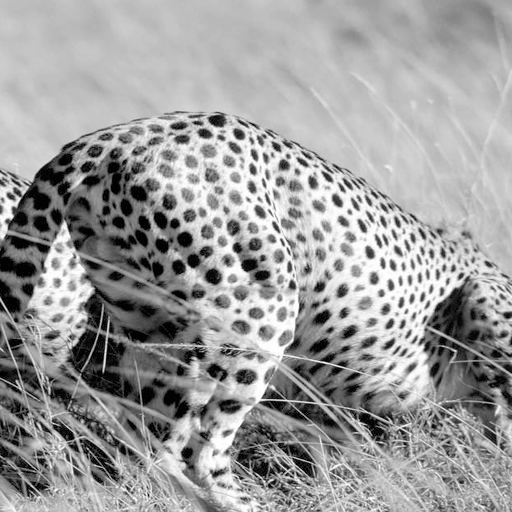
%> input picture lab/lab5/cheetah.png, 512 x 512 px
$ octave IP5_partb.m   (GNU Octave 9; MATLAB toolbox functions it lacks are replaced by stand-ins)
%> lines starting %> are read from the running program, lines starting %| are printed output that depends on the picture
i1=imread('cheetah.png');
%> i1 is the input picture: size 512x512x3 uint8; min 0, max 255, mean 156.9
i1=rgb2gray(i1);
%> i1: size 512x512 uint8
figure,

subplot(2,4,1);imshow(i1);title('cheetah');
f1=fft2(i1);
f1s = fftshift(fft2(i1));
magnitude1 = abs(f1);
magnitude1s = log(abs(f1s)+1);
subplot(2,4,2);imshow(magnitude1s,[]),title('cheetah magnitude');
phase1=angle(f1);
phase1s = angle(f1s);
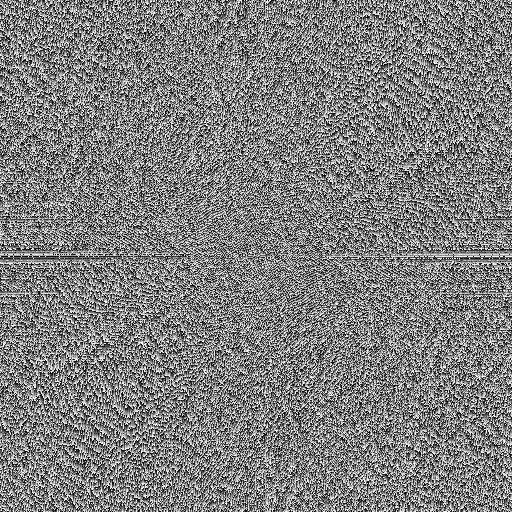
%> phase1s: size 512x512 double; min -3.14, max 3.14, mean 1.2e-05; mean of the top-left, top-right, bottom-left and bottom-right quarters 0.0035, -0.00159, -0.00373, 0.00187; drawn with min black and max white
subplot(2,4,3);imshow(phase1s,[]),title('cheetah phase');

i2=imread('zebra.png');
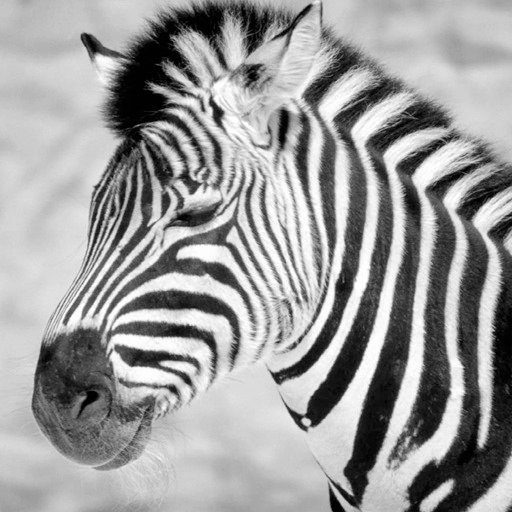
%> input picture lab/lab5/zebra.png, 512 x 512 px
%> i2 is the input picture: size 512x512x3 uint8; min 0, max 255, mean 155.2
i2=rgb2gray(i2);
%> i2: size 512x512 uint8

subplot(2,4,5);imshow(i2);title('Zebra');
f2 = fft2(i2);
f2s = fftshift(fft2(i2));
magnitude2 = abs(f2);
magnitude2s= abs(f2s);
magnitude2s = log(magnitude2s+1);
subplot(2,4,6);imshow(magnitude2s,[]),title('zebra magnitude');
phase2=angle(f2);
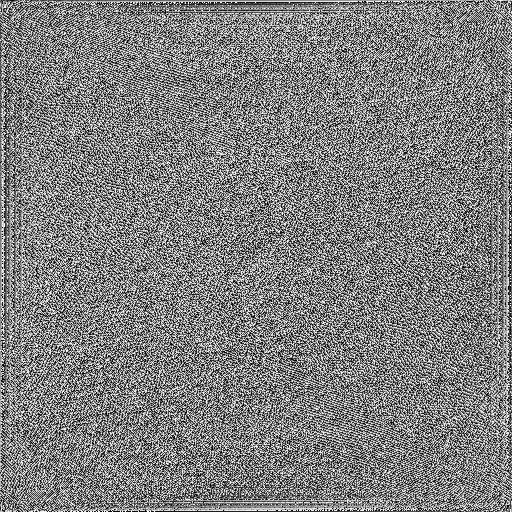
%> phase2: size 512x512 double; min -3.14, max 3.14, mean 8.67e-19; drawn with min black and max white
phase2s=angle(f2s);
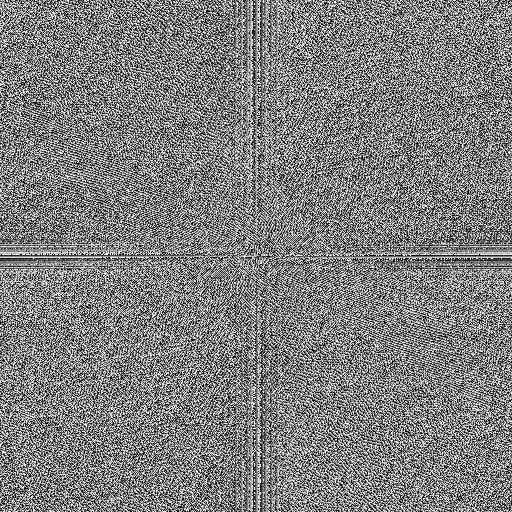
%> phase2s: size 512x512 double; min -3.14, max 3.14, mean -1.08e-19; drawn with min black and max white
subplot(2,4,7);imshow(phase2s,[]),title('zebra phase');

combine1 = magnitude1 .* (cos(phase2)+ 1i*sin(phase2));
combine1 = ifft2(combine1);
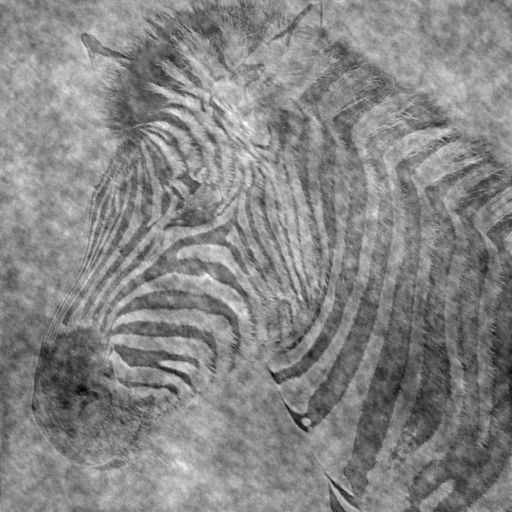
%> combine1: size 512x512 double; min -110.3, max 398.7, mean 156.9; drawn with min black and max white
subplot(2,4,4);imshow(uint8(combine1)),title('Cheetah magnitude with Zebra phase');
%> after `imshow(uint8(combine1))`:
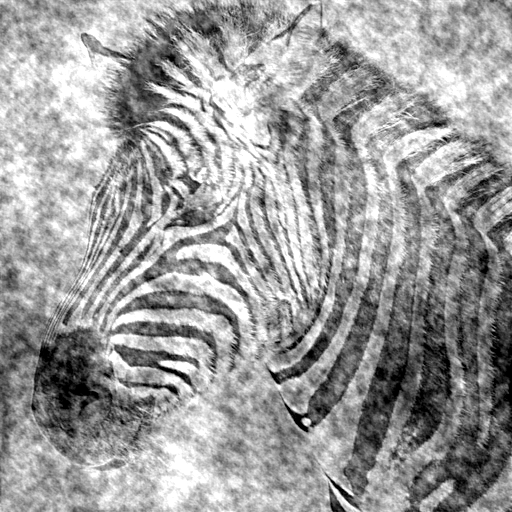
%> displayed picture: size 512x512, on the screen's scale of 0 to 255; min 0, max 255, mean 156.1

combine2 = magnitude2 .* exp(1i*phase1);
combine2 = uint8(ifft2(combine2));
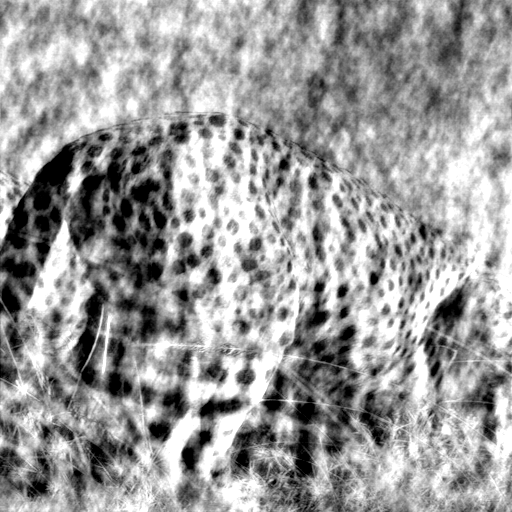
%> combine2: size 512x512 uint8; min 0, max 255, mean 153.9
subplot(2,4,8);imshow(combine2,[]),title('Zebra magnitude with Cheetah phase');
